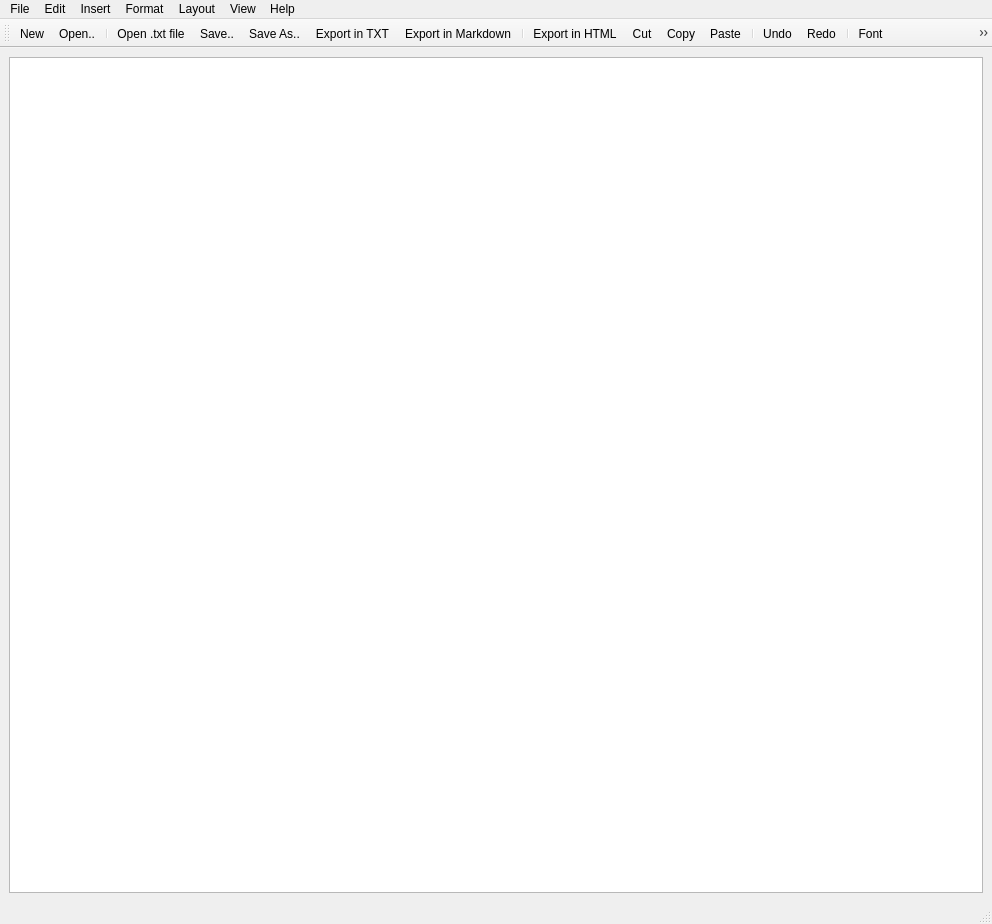
<?xml version="1.0" encoding="UTF-8"?>
<ui version="4.0">
 <class>MainWindow</class>
 <widget class="QMainWindow" name="MainWindow">
  <property name="geometry">
   <rect>
    <x>0</x>
    <y>0</y>
    <width>992</width>
    <height>924</height>
   </rect>
  </property>
  <property name="windowTitle">
   <string>MainWindow</string>
  </property>
  <widget class="QWidget" name="centralwidget">
   <layout class="QHBoxLayout" name="horizontalLayout">
    <item>
     <widget class="QTextEdit" name="textEdit"/>
    </item>
   </layout>
  </widget>
  <widget class="QMenuBar" name="menubar">
   <property name="geometry">
    <rect>
     <x>0</x>
     <y>0</y>
     <width>992</width>
     <height>21</height>
    </rect>
   </property>
   <widget class="QMenu" name="menuFile">
    <property name="title">
     <string>File</string>
    </property>
    <addaction name="actionNew"/>
    <addaction name="separator"/>
    <addaction name="actionOpen"/>
    <addaction name="separator"/>
    <addaction name="actionOpen_txt_file"/>
    <addaction name="actionSave"/>
    <addaction name="actionSave_As"/>
    <addaction name="separator"/>
    <addaction name="actionExport_in_HTML"/>
    <addaction name="actionExport_in_Markdown"/>
    <addaction name="actionExport_in_PDF"/>
    <addaction name="actionExport_in_TXT"/>
    <addaction name="separator"/>
    <addaction name="actionExit"/>
   </widget>
   <widget class="QMenu" name="menuEdit">
    <property name="title">
     <string>Edit</string>
    </property>
    <addaction name="actionCut"/>
    <addaction name="actionCopy"/>
    <addaction name="actionPaste"/>
    <addaction name="separator"/>
    <addaction name="actionUndo"/>
    <addaction name="actionRedo"/>
    <addaction name="separator"/>
    <addaction name="actionFind"/>
    <addaction name="actionFind_Next"/>
    <addaction name="actionFind_Previous"/>
    <addaction name="actionFind_Replace"/>
    <addaction name="separator"/>
    <addaction name="actionSelect_All"/>
    <addaction name="actionTime_Date"/>
   </widget>
   <widget class="QMenu" name="menuView">
    <property name="title">
     <string>View</string>
    </property>
    <addaction name="actionStatusbar"/>
    <addaction name="actionTool_Bar"/>
    <addaction name="separator"/>
    <addaction name="actionZoom_In"/>
    <addaction name="actionZoom_Out"/>
    <addaction name="actionPrint"/>
    <addaction name="actionReading_Mode"/>
   </widget>
   <widget class="QMenu" name="menuInsert">
    <property name="title">
     <string>Insert</string>
    </property>
    <addaction name="actionInsert_Image"/>
    <addaction name="actionInsert_Table"/>
   </widget>
   <widget class="QMenu" name="menuDesign">
    <property name="title">
     <string>Format</string>
    </property>
    <widget class="QMenu" name="menuColor">
     <property name="title">
      <string>Color</string>
     </property>
     <addaction name="actionText_Color"/>
     <addaction name="actionBackground_Color"/>
     <addaction name="actionBackground_Color_2"/>
    </widget>
    <widget class="QMenu" name="menuAlignment">
     <property name="title">
      <string>Alignment</string>
     </property>
     <addaction name="actionLeft"/>
     <addaction name="actionRight"/>
     <addaction name="actionCenter"/>
     <addaction name="actionJustify"/>
    </widget>
    <widget class="QMenu" name="menuList">
     <property name="title">
      <string>List</string>
     </property>
     <widget class="QMenu" name="menuNumbered">
      <property name="title">
       <string>Numbered</string>
      </property>
      <addaction name="actionLower_Roman"/>
      <addaction name="actionUpper_Roman"/>
      <addaction name="actionDecimal"/>
     </widget>
     <widget class="QMenu" name="menuAlphabet">
      <property name="title">
       <string>Alphabet</string>
      </property>
      <addaction name="actionLower_Alphabet"/>
      <addaction name="actionUpperAlphabet"/>
     </widget>
     <widget class="QMenu" name="menuBullet">
      <property name="title">
       <string>Bullet</string>
      </property>
      <addaction name="actionDisc"/>
      <addaction name="actionCircle"/>
      <addaction name="actionSquare"/>
     </widget>
     <addaction name="menuNumbered"/>
     <addaction name="menuBullet"/>
     <addaction name="menuAlphabet"/>
    </widget>
    <addaction name="menuList"/>
    <addaction name="separator"/>
    <addaction name="menuColor"/>
    <addaction name="actionFont"/>
    <addaction name="separator"/>
    <addaction name="menuAlignment"/>
    <addaction name="separator"/>
   </widget>
   <widget class="QMenu" name="menuHelp">
    <property name="title">
     <string>Help</string>
    </property>
    <addaction name="actionContact_Support"/>
   </widget>
   <widget class="QMenu" name="menuLayout">
    <property name="title">
     <string>Layout</string>
    </property>
    <widget class="QMenu" name="menuResize_Page">
     <property name="title">
      <string>Resize Page</string>
     </property>
     <addaction name="actionCustom"/>
     <addaction name="actionLetter"/>
     <addaction name="actionTabloid"/>
     <addaction name="actionA3"/>
     <addaction name="actionA4"/>
     <addaction name="actionA5"/>
     <addaction name="actionB4"/>
     <addaction name="actionB5"/>
    </widget>
    <widget class="QMenu" name="menuSpacing">
     <property name="title">
      <string>Spacing</string>
     </property>
     <addaction name="actionWord_Spacing"/>
     <addaction name="actionLetter_2"/>
    </widget>
    <widget class="QMenu" name="menuWrap">
     <property name="title">
      <string>Wrap</string>
     </property>
     <addaction name="actionWord_Wrap"/>
     <addaction name="actionLine_Wrap"/>
    </widget>
    <addaction name="actionmargin"/>
    <addaction name="menuResize_Page"/>
    <addaction name="actionApply_Html"/>
    <addaction name="actionApply_Markdown"/>
    <addaction name="menuSpacing"/>
    <addaction name="menuWrap"/>
   </widget>
   <addaction name="menuFile"/>
   <addaction name="menuEdit"/>
   <addaction name="menuInsert"/>
   <addaction name="menuDesign"/>
   <addaction name="menuLayout"/>
   <addaction name="menuView"/>
   <addaction name="menuHelp"/>
  </widget>
  <widget class="QStatusBar" name="statusbar"/>
  <widget class="QToolBar" name="toolBar">
   <property name="windowTitle">
    <string>toolBar</string>
   </property>
   <attribute name="toolBarArea">
    <enum>TopToolBarArea</enum>
   </attribute>
   <attribute name="toolBarBreak">
    <bool>false</bool>
   </attribute>
   <addaction name="actionNew"/>
   <addaction name="actionOpen"/>
   <addaction name="separator"/>
   <addaction name="actionOpen_txt_file"/>
   <addaction name="actionSave"/>
   <addaction name="actionSave_As"/>
   <addaction name="actionExport_in_TXT"/>
   <addaction name="actionExport_in_Markdown"/>
   <addaction name="separator"/>
   <addaction name="actionExport_in_HTML"/>
   <addaction name="actionCut"/>
   <addaction name="actionCopy"/>
   <addaction name="actionPaste"/>
   <addaction name="separator"/>
   <addaction name="actionUndo"/>
   <addaction name="actionRedo"/>
   <addaction name="separator"/>
   <addaction name="actionFont"/>
   <addaction name="actionBackground_Color_2"/>
   <addaction name="actionText_Color"/>
   <addaction name="separator"/>
   <addaction name="actionBackground_Color"/>
   <addaction name="separator"/>
   <addaction name="actionLeft"/>
   <addaction name="actionRight"/>
   <addaction name="actionCenter"/>
   <addaction name="actionJustify"/>
   <addaction name="separator"/>
   <addaction name="actionApply_Html"/>
   <addaction name="actionApply_Markdown"/>
   <addaction name="separator"/>
   <addaction name="actionInsert_Image"/>
   <addaction name="actionInsert_Table"/>
   <addaction name="separator"/>
   <addaction name="actionFind"/>
   <addaction name="actionFind_Replace"/>
   <addaction name="separator"/>
   <addaction name="actionExport_in_PDF"/>
   <addaction name="actionPrint"/>
   <addaction name="separator"/>
   <addaction name="actionReading_Mode"/>
   <addaction name="actionZoom_In"/>
   <addaction name="actionZoom_Out"/>
   <addaction name="separator"/>
   <addaction name="actionTime_Date"/>
   <addaction name="separator"/>
   <addaction name="actionSelect_All"/>
   <addaction name="separator"/>
   <addaction name="actionExit"/>
  </widget>
  <action name="actionNew">
   <property name="icon">
    <iconset resource="resource.qrc">
     <normaloff>:/source/Img/New.jpg</normaloff>:/source/Img/New.jpg</iconset>
   </property>
   <property name="text">
    <string>New</string>
   </property>
   <property name="shortcut">
    <string>Ctrl+N</string>
   </property>
  </action>
  <action name="actionOpen">
   <property name="icon">
    <iconset resource="resource.qrc">
     <normaloff>:/source/Img/open.jpg</normaloff>:/source/Img/open.jpg</iconset>
   </property>
   <property name="text">
    <string>Open..</string>
   </property>
   <property name="shortcut">
    <string>Ctrl+O</string>
   </property>
  </action>
  <action name="actionSave">
   <property name="icon">
    <iconset resource="resource.qrc">
     <normaloff>:/source/Img/save.jpg</normaloff>:/source/Img/save.jpg</iconset>
   </property>
   <property name="text">
    <string>Save..</string>
   </property>
   <property name="shortcut">
    <string>Ctrl+S</string>
   </property>
  </action>
  <action name="actionSave_As">
   <property name="icon">
    <iconset resource="resource.qrc">
     <normaloff>:/source/Img/save as.jpg</normaloff>:/source/Img/save as.jpg</iconset>
   </property>
   <property name="text">
    <string>Save As..</string>
   </property>
   <property name="shortcut">
    <string>Ctrl+Shift+S</string>
   </property>
  </action>
  <action name="actionExit">
   <property name="icon">
    <iconset resource="resource.qrc">
     <normaloff>:/source/Img/exit.jpg</normaloff>:/source/Img/exit.jpg</iconset>
   </property>
   <property name="text">
    <string>Exit</string>
   </property>
   <property name="shortcut">
    <string>Esc</string>
   </property>
  </action>
  <action name="actionCut">
   <property name="icon">
    <iconset resource="resource.qrc">
     <normaloff>:/source/Img/cut.jpg</normaloff>:/source/Img/cut.jpg</iconset>
   </property>
   <property name="text">
    <string>Cut</string>
   </property>
   <property name="shortcut">
    <string>Ctrl+X</string>
   </property>
  </action>
  <action name="actionCopy">
   <property name="icon">
    <iconset resource="resource.qrc">
     <normaloff>:/source/Img/copy.jpg</normaloff>:/source/Img/copy.jpg</iconset>
   </property>
   <property name="text">
    <string>Copy</string>
   </property>
   <property name="shortcut">
    <string>Ctrl+C</string>
   </property>
  </action>
  <action name="actionPaste">
   <property name="icon">
    <iconset resource="resource.qrc">
     <normaloff>:/source/Img/paste.jpg</normaloff>:/source/Img/paste.jpg</iconset>
   </property>
   <property name="text">
    <string>Paste</string>
   </property>
   <property name="shortcut">
    <string>Ctrl+V</string>
   </property>
  </action>
  <action name="actionUndo">
   <property name="icon">
    <iconset resource="resource.qrc">
     <normaloff>:/source/Img/undo.jpg</normaloff>:/source/Img/undo.jpg</iconset>
   </property>
   <property name="text">
    <string>Undo</string>
   </property>
   <property name="shortcut">
    <string>Ctrl+Z</string>
   </property>
  </action>
  <action name="actionRedo">
   <property name="icon">
    <iconset resource="resource.qrc">
     <normaloff>:/source/Img/redo.jpg</normaloff>:/source/Img/redo.jpg</iconset>
   </property>
   <property name="text">
    <string>Redo</string>
   </property>
   <property name="shortcut">
    <string>Ctrl+Y</string>
   </property>
  </action>
  <action name="actionFind">
   <property name="icon">
    <iconset resource="resource.qrc">
     <normaloff>:/source/Img/find.jpg</normaloff>:/source/Img/find.jpg</iconset>
   </property>
   <property name="text">
    <string>Find</string>
   </property>
   <property name="shortcut">
    <string>Ctrl+F</string>
   </property>
  </action>
  <action name="actionFind_Replace">
   <property name="icon">
    <iconset resource="resource.qrc">
     <normaloff>:/source/Img/replace.jpg</normaloff>:/source/Img/replace.jpg</iconset>
   </property>
   <property name="text">
    <string>Replace</string>
   </property>
   <property name="shortcut">
    <string>Ctrl+R</string>
   </property>
  </action>
  <action name="actionSelect_All">
   <property name="icon">
    <iconset resource="resource.qrc">
     <normaloff>:/source/Img/select_all.jpg</normaloff>:/source/Img/select_all.jpg</iconset>
   </property>
   <property name="text">
    <string>Select All</string>
   </property>
   <property name="shortcut">
    <string>Ctrl+A</string>
   </property>
  </action>
  <action name="actionTime_Date">
   <property name="icon">
    <iconset resource="resource.qrc">
     <normaloff>:/source/Img/date_time.jpg</normaloff>:/source/Img/date_time.jpg</iconset>
   </property>
   <property name="text">
    <string>Time/Date</string>
   </property>
   <property name="shortcut">
    <string>Ctrl+D</string>
   </property>
  </action>
  <action name="actionStatusbar">
   <property name="checkable">
    <bool>true</bool>
   </property>
   <property name="checked">
    <bool>false</bool>
   </property>
   <property name="text">
    <string>Status Bar</string>
   </property>
   <property name="shortcut">
    <string>Ctrl+Shift+S</string>
   </property>
  </action>
  <action name="actionTool_Bar">
   <property name="checkable">
    <bool>true</bool>
   </property>
   <property name="text">
    <string>Tool Bar</string>
   </property>
   <property name="shortcut">
    <string>Ctrl+Shift+T</string>
   </property>
  </action>
  <action name="actionInsert_Image">
   <property name="icon">
    <iconset resource="resource.qrc">
     <normaloff>:/source/Img/image.jpg</normaloff>:/source/Img/image.jpg</iconset>
   </property>
   <property name="text">
    <string>Insert Image</string>
   </property>
   <property name="shortcut">
    <string>Ctrl+I</string>
   </property>
  </action>
  <action name="actionInsert_Table">
   <property name="icon">
    <iconset resource="resource.qrc">
     <normaloff>:/source/Img/table.jpg</normaloff>:/source/Img/table.jpg</iconset>
   </property>
   <property name="text">
    <string>Insert Table</string>
   </property>
   <property name="shortcut">
    <string>Ctrl+T</string>
   </property>
  </action>
  <action name="actionFont">
   <property name="icon">
    <iconset resource="resource.qrc">
     <normaloff>:/source/Img/font.jpg</normaloff>:/source/Img/font.jpg</iconset>
   </property>
   <property name="text">
    <string>Font</string>
   </property>
   <property name="shortcut">
    <string>Ctrl+Shift+F</string>
   </property>
  </action>
  <action name="actionContact_Support">
   <property name="text">
    <string>Contact Support</string>
   </property>
  </action>
  <action name="actionHelp">
   <property name="text">
    <string>Online Help</string>
   </property>
  </action>
  <action name="actionHow_to_use">
   <property name="text">
    <string>How to use</string>
   </property>
  </action>
  <action name="actionFind_Next">
   <property name="icon">
    <iconset resource="resource.qrc">
     <normaloff>:/source/Img/find_next .jpg</normaloff>:/source/Img/find_next .jpg</iconset>
   </property>
   <property name="text">
    <string>Find Next</string>
   </property>
   <property name="shortcut">
    <string>Ctrl++</string>
   </property>
  </action>
  <action name="actionFind_Previous">
   <property name="icon">
    <iconset resource="resource.qrc">
     <normaloff>:/source/Img/find_next .jpg</normaloff>:/source/Img/find_next .jpg</iconset>
   </property>
   <property name="text">
    <string>Find Previous</string>
   </property>
   <property name="shortcut">
    <string>Ctrl+-</string>
   </property>
  </action>
  <action name="actionText_Color">
   <property name="icon">
    <iconset resource="resource.qrc">
     <normaloff>:/source/Img/text_color.jpg</normaloff>:/source/Img/text_color.jpg</iconset>
   </property>
   <property name="text">
    <string>Text Color</string>
   </property>
   <property name="shortcut">
    <string>Ctrl+Shift+T</string>
   </property>
  </action>
  <action name="actionBackground_Color">
   <property name="icon">
    <iconset resource="resource.qrc">
     <normaloff>:/source/Img/text_background_color.jpg</normaloff>:/source/Img/text_background_color.jpg</iconset>
   </property>
   <property name="text">
    <string>Text Background Color</string>
   </property>
   <property name="shortcut">
    <string>Ctrl+Shift+B</string>
   </property>
  </action>
  <action name="actionBackground_Color_2">
   <property name="icon">
    <iconset resource="resource.qrc">
     <normaloff>:/source/Img/background_color.jpg</normaloff>:/source/Img/background_color.jpg</iconset>
   </property>
   <property name="text">
    <string>Background Color</string>
   </property>
   <property name="shortcut">
    <string>Ctrl+Shift+W</string>
   </property>
  </action>
  <action name="actionLeft">
   <property name="icon">
    <iconset resource="resource.qrc">
     <normaloff>:/source/Img/left.jpg</normaloff>:/source/Img/left.jpg</iconset>
   </property>
   <property name="text">
    <string>Left</string>
   </property>
   <property name="shortcut">
    <string>F9</string>
   </property>
  </action>
  <action name="actionRight">
   <property name="icon">
    <iconset resource="resource.qrc">
     <normaloff>:/source/Img/right.jpg</normaloff>:/source/Img/right.jpg</iconset>
   </property>
   <property name="text">
    <string>Right</string>
   </property>
   <property name="shortcut">
    <string>F10</string>
   </property>
  </action>
  <action name="actionCenter">
   <property name="icon">
    <iconset resource="resource.qrc">
     <normaloff>:/source/Img/center.jpg</normaloff>:/source/Img/center.jpg</iconset>
   </property>
   <property name="text">
    <string>Center</string>
   </property>
   <property name="shortcut">
    <string>F11</string>
   </property>
  </action>
  <action name="actionJustify">
   <property name="icon">
    <iconset resource="resource.qrc">
     <normaloff>:/source/Img/justify.jpg</normaloff>:/source/Img/justify.jpg</iconset>
   </property>
   <property name="text">
    <string>Justify</string>
   </property>
   <property name="shortcut">
    <string>F12</string>
   </property>
  </action>
  <action name="actionLower_Roman">
   <property name="text">
    <string>Lower Roman</string>
   </property>
   <property name="shortcut">
    <string>F1</string>
   </property>
  </action>
  <action name="actionUpper_Roman">
   <property name="text">
    <string>Upper Roman</string>
   </property>
   <property name="shortcut">
    <string>F2</string>
   </property>
  </action>
  <action name="actionDecimal">
   <property name="text">
    <string>Decimal</string>
   </property>
   <property name="shortcut">
    <string>F3</string>
   </property>
  </action>
  <action name="actionLower_Alphabet">
   <property name="text">
    <string>Lower Alphabet</string>
   </property>
   <property name="shortcut">
    <string>F7</string>
   </property>
  </action>
  <action name="actionUpperAlphabet">
   <property name="text">
    <string>UpperAlphabet</string>
   </property>
   <property name="shortcut">
    <string>F8</string>
   </property>
  </action>
  <action name="actionDisc">
   <property name="text">
    <string>Disc</string>
   </property>
   <property name="shortcut">
    <string>F4</string>
   </property>
  </action>
  <action name="actionCircle">
   <property name="text">
    <string>Circle</string>
   </property>
   <property name="shortcut">
    <string>F5</string>
   </property>
  </action>
  <action name="actionSquare">
   <property name="text">
    <string>Square</string>
   </property>
   <property name="shortcut">
    <string>F6</string>
   </property>
  </action>
  <action name="actionZoom_In">
   <property name="icon">
    <iconset resource="resource.qrc">
     <normaloff>:/source/Img/zoom in.jpg</normaloff>:/source/Img/zoom in.jpg</iconset>
   </property>
   <property name="text">
    <string>Zoom In</string>
   </property>
   <property name="shortcut">
    <string>Ctrl+Up</string>
   </property>
  </action>
  <action name="actionZoom_Out">
   <property name="icon">
    <iconset resource="resource.qrc">
     <normaloff>:/source/Img/zoom out.jpg</normaloff>:/source/Img/zoom out.jpg</iconset>
   </property>
   <property name="text">
    <string>Zoom Out</string>
   </property>
   <property name="shortcut">
    <string>Ctrl+Down</string>
   </property>
  </action>
  <action name="actionmargin">
   <property name="icon">
    <iconset resource="resource.qrc">
     <normaloff>:/source/Img/margin.jpg</normaloff>:/source/Img/margin.jpg</iconset>
   </property>
   <property name="text">
    <string>margin</string>
   </property>
   <property name="shortcut">
    <string>Ctrl+M</string>
   </property>
  </action>
  <action name="actionApply_Html">
   <property name="icon">
    <iconset resource="resource.qrc">
     <normaloff>:/source/Img/html.jpg</normaloff>:/source/Img/html.jpg</iconset>
   </property>
   <property name="text">
    <string>Apply Html</string>
   </property>
   <property name="shortcut">
    <string>Ctrl+Shift+H</string>
   </property>
  </action>
  <action name="actionApply_Markdown">
   <property name="icon">
    <iconset resource="resource.qrc">
     <normaloff>:/source/Img/markdown.jpg</normaloff>:/source/Img/markdown.jpg</iconset>
   </property>
   <property name="text">
    <string>Apply Markdown</string>
   </property>
   <property name="shortcut">
    <string>Ctrl+Shift+M</string>
   </property>
  </action>
  <action name="actionA4">
   <property name="text">
    <string>A4 </string>
   </property>
  </action>
  <action name="actionLetter">
   <property name="text">
    <string>Letter</string>
   </property>
  </action>
  <action name="actionTabloid">
   <property name="text">
    <string>Tabloid</string>
   </property>
  </action>
  <action name="actionA3">
   <property name="text">
    <string>A3</string>
   </property>
  </action>
  <action name="actionA5">
   <property name="text">
    <string>A5</string>
   </property>
  </action>
  <action name="actionB5">
   <property name="text">
    <string>B5</string>
   </property>
  </action>
  <action name="actionB4">
   <property name="text">
    <string>B4</string>
   </property>
  </action>
  <action name="actionCustom">
   <property name="text">
    <string>Custom</string>
   </property>
  </action>
  <action name="actionPrint">
   <property name="icon">
    <iconset resource="resource.qrc">
     <normaloff>:/source/Img/print.jpg</normaloff>:/source/Img/print.jpg</iconset>
   </property>
   <property name="text">
    <string>Print</string>
   </property>
   <property name="shortcut">
    <string>Ctrl+P</string>
   </property>
  </action>
  <action name="actionWord_Spacing">
   <property name="text">
    <string>Word </string>
   </property>
   <property name="shortcut">
    <string>Ctrl+Shift+W</string>
   </property>
  </action>
  <action name="actionLetter_2">
   <property name="text">
    <string>Letter </string>
   </property>
   <property name="shortcut">
    <string>Ctrl+Shift+L</string>
   </property>
  </action>
  <action name="actionWord_Wrap">
   <property name="checkable">
    <bool>true</bool>
   </property>
   <property name="checked">
    <bool>true</bool>
   </property>
   <property name="text">
    <string>Word Wrap</string>
   </property>
   <property name="shortcut">
    <string>Ctrl+Alt+W</string>
   </property>
  </action>
  <action name="actionLine_Wrap">
   <property name="checkable">
    <bool>true</bool>
   </property>
   <property name="checked">
    <bool>true</bool>
   </property>
   <property name="text">
    <string>Line Wrap</string>
   </property>
   <property name="shortcut">
    <string>Ctrl+Alt+L</string>
   </property>
  </action>
  <action name="actionReading_Mode">
   <property name="checkable">
    <bool>true</bool>
   </property>
   <property name="checked">
    <bool>false</bool>
   </property>
   <property name="icon">
    <iconset resource="resource.qrc">
     <normaloff>:/source/Img/reading-mode.jpg</normaloff>:/source/Img/reading-mode.jpg</iconset>
   </property>
   <property name="text">
    <string>Reading Mode</string>
   </property>
   <property name="shortcut">
    <string>Ctrl+Shift+R</string>
   </property>
  </action>
  <action name="actionExport_in_PDF">
   <property name="icon">
    <iconset resource="resource.qrc">
     <normaloff>:/source/Img/save as pdf.jpg</normaloff>:/source/Img/save as pdf.jpg</iconset>
   </property>
   <property name="text">
    <string>Export in PDF</string>
   </property>
   <property name="shortcut">
    <string>Ctrl+Shift+P</string>
   </property>
  </action>
  <action name="actionExport_in_HTML">
   <property name="icon">
    <iconset resource="resource.qrc">
     <normaloff>:/source/Img/html_file.jpg</normaloff>:/source/Img/html_file.jpg</iconset>
   </property>
   <property name="text">
    <string>Export in HTML</string>
   </property>
  </action>
  <action name="actionExport_in_Markdown">
   <property name="icon">
    <iconset resource="resource.qrc">
     <normaloff>:/source/Img/markdown_file.jpg</normaloff>:/source/Img/markdown_file.jpg</iconset>
   </property>
   <property name="text">
    <string>Export in Markdown</string>
   </property>
  </action>
  <action name="actionOpen_txt_file">
   <property name="icon">
    <iconset resource="resource.qrc">
     <normaloff>:/source/Img/import_txt.jpg</normaloff>:/source/Img/import_txt.jpg</iconset>
   </property>
   <property name="text">
    <string>Open .txt file</string>
   </property>
  </action>
  <action name="actionExport_in_TXT">
   <property name="icon">
    <iconset resource="resource.qrc">
     <normaloff>:/source/Img/export_txt.jpg</normaloff>:/source/Img/export_txt.jpg</iconset>
   </property>
   <property name="text">
    <string>Export in TXT</string>
   </property>
  </action>
 </widget>
 <resources>
  <include location="resource.qrc"/>
 </resources>
 <connections/>
</ui>
